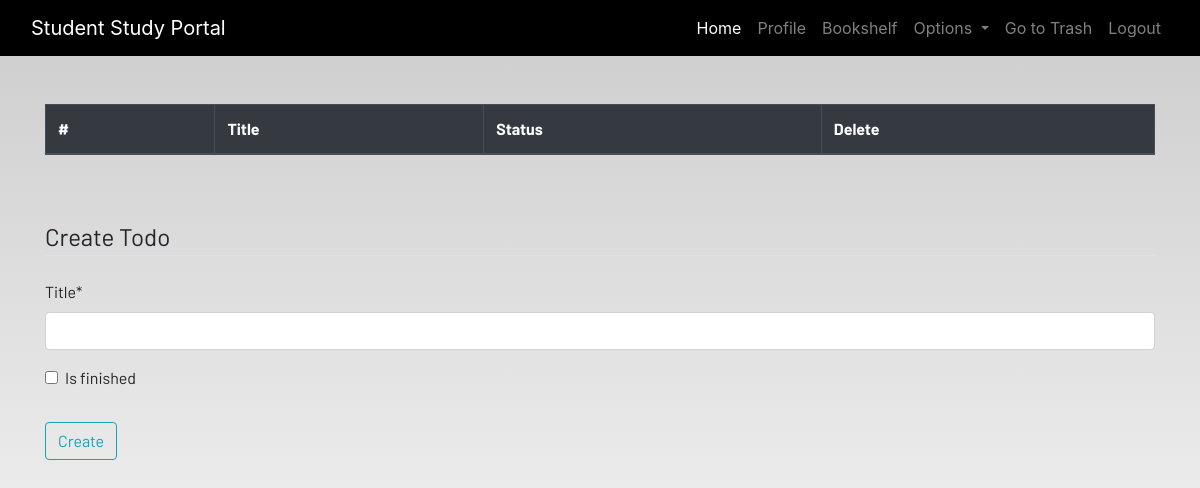
Page /todo/ (signed in) on the earlier database version.
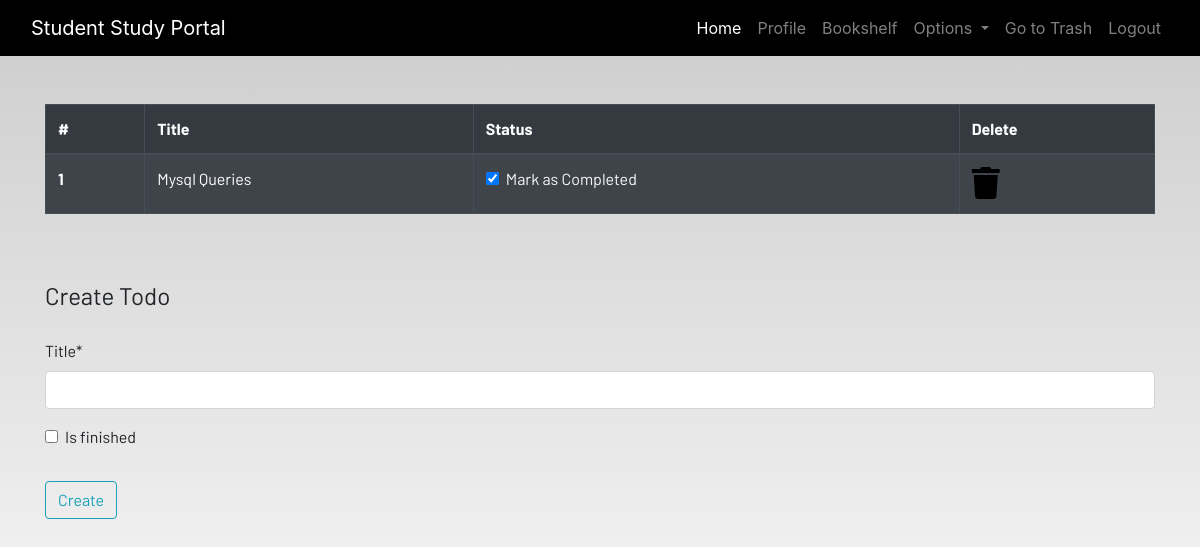
Same page on the later database version.
### dashboard/models.py (models this page shows, shortened)
class Todo(models.Model):
    user = models.ForeignKey(User, on_delete=models.CASCADE)
    title = models.CharField(max_length=100)
    is_finished = models.BooleanField(default=False)

### dashboard/views.py (the view)
# urls.py: path('todo/', views.ToDo, name='todo'),
@login_required
def ToDo(request):
    if request.method == 'POST':
        form = TodoForm(request.POST)
        if form.is_valid():
            try:
                finished = request.POST['is_finished']
                if finished == 'on':
                    finished = True
                else:
                    finished = False
            except:
                finished = False
            todos = Todo(
                user = request.user,
                title = request.POST['title'],
                is_finished = finished
            )
            todos.save()
            messages.success(request, 'Todo created successfully!')
            return redirect('todo')
    else:
        form = TodoForm()
    todo = Todo.objects.filter(user=request.user)
    if len(todo) == 0:
        todo_done = True
    else:
        todo_done = False
    context = {
        'todos' : todo,
        'form': form,
        'todo_done': todo_done
    }
    return render(request, 'dashboard/todo.html', context)

### dashboard/forms.py
class TodoForm(forms.ModelForm):
    class Meta:
        model = Todo
        fields = ['title', 'is_finished']

### dashboard/templates/dashboard/todo.html (shortened to what this page needs)
{% extends 'dashboard/base.html' %}
{% load static %}
{% load crispy_forms_tags %}
{% block content %}
<div class="container">
    {% if not todos_done %}
    <table class="table table-striped table-bordered table-hover table-dark">
        <thead>
            <tr>
                <th scope="col">#</th>
                <th scope="col">Title</th>
                <th scope="col">Status</th>
                <th scope="col">Delete</th>
            </tr>
        </thead>
        <tbody>
            {% for todo in todos %}
            <tr>
                <th scope="row">{{forloop.counter}}</th>
                <td>{{todo.title}}</td>
                <td>
                    <a href="{% url 'update_todo' todo.id %}">
                        <div class="form-check">
                            {% if todo.is_finished == True %}
                            <input class="form-check-input" type="checkbox" value="" checked>
                            {% else %}
                            <input class="form-check-input" type="checkbox" value="">
                            {% endif %}
                            <label class="form-check-label text-light" for="flexCheckDefault">
                                Mark as Completed
                            </label>
                        </div>
                    </a>
                </td>
                <td><a href="{% url 'delete_todo' todo.id %}"><i class="fa fa-trash fa-2x"></i></a></td>
            </tr>
            {% endfor %}
        </tbody>
    </table>
    {% else %}
    <h4>All tasks have been done!! create to add more</h4>
    {% endif %}
</div><br><br>
<div class="container">
    <form method="POST">
        <fieldset class="form-group">
            {{form | crispy}}
            <legend class="border-bottom mb-4">Create Todo</legend>
        </fieldset>
        <div class="form-group">
            <button href="" class="btn btn-outline-info" type="submit">
                Create
            </button>
        </div>
    </form>
</div>
{% endblock content %}

Differences in the rows shown:
added Todo: title "Mysql Queries"
